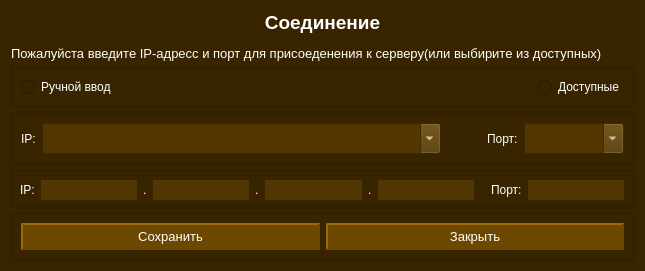
<?xml version="1.0" encoding="UTF-8"?>
<ui version="4.0">
 <class>DialogConnectTo</class>
 <widget class="QDialog" name="DialogConnectTo">
  <property name="geometry">
   <rect>
    <x>0</x>
    <y>0</y>
    <width>645</width>
    <height>269</height>
   </rect>
  </property>
  <property name="windowTitle">
   <string>Соединение</string>
  </property>
  <property name="styleSheet">
   <string notr="true">background-color: rgb(56, 37, 0); color: White;</string>
  </property>
  <layout class="QVBoxLayout" name="verticalLayout">
   <item>
    <widget class="QLabel" name="label">
     <property name="text">
      <string>&lt;html&gt;&lt;head/&gt;&lt;body&gt;&lt;p align=&quot;center&quot;&gt;&lt;span style=&quot; font-size:14pt; font-weight:600; color:#ffffff;&quot;&gt;Соединение&lt;/span&gt;&lt;/p&gt;&lt;p&gt;&lt;span style=&quot; font-size:10pt; color:#ffffff;&quot;&gt;Пожалуйста введите IP-адресс и порт для присоеденения к серверу(или выбирите из доступных)&lt;/span&gt;&lt;/p&gt;&lt;/body&gt;&lt;/html&gt;</string>
     </property>
    </widget>
   </item>
   <item>
    <widget class="QFrame" name="frame_choose">
     <property name="frameShape">
      <enum>QFrame::StyledPanel</enum>
     </property>
     <property name="frameShadow">
      <enum>QFrame::Raised</enum>
     </property>
     <layout class="QHBoxLayout" name="horizontalLayout_2">
      <item>
       <widget class="QRadioButton" name="radioButtonManual">
        <property name="text">
         <string>Ручной ввод</string>
        </property>
       </widget>
      </item>
      <item>
       <spacer name="horizontalSpacer_3">
        <property name="orientation">
         <enum>Qt::Horizontal</enum>
        </property>
        <property name="sizeHint" stdset="0">
         <size>
          <width>40</width>
          <height>20</height>
         </size>
        </property>
       </spacer>
      </item>
      <item>
       <widget class="QRadioButton" name="radioButtonDefault">
        <property name="text">
         <string>Доступные</string>
        </property>
       </widget>
      </item>
     </layout>
    </widget>
   </item>
   <item>
    <widget class="QFrame" name="frame_auto">
     <property name="frameShape">
      <enum>QFrame::StyledPanel</enum>
     </property>
     <property name="frameShadow">
      <enum>QFrame::Raised</enum>
     </property>
     <layout class="QHBoxLayout" name="horizontalLayout_3">
      <item>
       <widget class="QLabel" name="label_7">
        <property name="text">
         <string>IP:</string>
        </property>
       </widget>
      </item>
      <item>
       <widget class="QComboBox" name="comboBoxIPAUTO">
        <property name="sizePolicy">
         <sizepolicy hsizetype="Preferred" vsizetype="Maximum">
          <horstretch>112</horstretch>
          <verstretch>0</verstretch>
         </sizepolicy>
        </property>
        <property name="minimumSize">
         <size>
          <width>70</width>
          <height>0</height>
         </size>
        </property>
        <property name="sizeIncrement">
         <size>
          <width>65</width>
          <height>0</height>
         </size>
        </property>
        <property name="baseSize">
         <size>
          <width>30</width>
          <height>0</height>
         </size>
        </property>
        <property name="font">
         <font>
          <pointsize>14</pointsize>
         </font>
        </property>
        <property name="styleSheet">
         <string notr="true">background-color: rgb(83, 55, 0); color: White</string>
        </property>
        <property name="editable">
         <bool>true</bool>
        </property>
       </widget>
      </item>
      <item>
       <spacer name="horizontalSpacer_2">
        <property name="orientation">
         <enum>Qt::Horizontal</enum>
        </property>
        <property name="sizeHint" stdset="0">
         <size>
          <width>40</width>
          <height>20</height>
         </size>
        </property>
       </spacer>
      </item>
      <item>
       <widget class="QLabel" name="label_8">
        <property name="text">
         <string>Порт:</string>
        </property>
       </widget>
      </item>
      <item>
       <widget class="QComboBox" name="comboBoxPORTAUTO">
        <property name="sizePolicy">
         <sizepolicy hsizetype="Preferred" vsizetype="Maximum">
          <horstretch>0</horstretch>
          <verstretch>0</verstretch>
         </sizepolicy>
        </property>
        <property name="sizeIncrement">
         <size>
          <width>0</width>
          <height>0</height>
         </size>
        </property>
        <property name="font">
         <font>
          <pointsize>14</pointsize>
         </font>
        </property>
        <property name="styleSheet">
         <string notr="true">background-color: rgb(83, 55, 0); color: White</string>
        </property>
        <property name="editable">
         <bool>true</bool>
        </property>
       </widget>
      </item>
     </layout>
    </widget>
   </item>
   <item>
    <spacer name="verticalSpacer">
     <property name="orientation">
      <enum>Qt::Vertical</enum>
     </property>
     <property name="sizeHint" stdset="0">
      <size>
       <width>20</width>
       <height>40</height>
      </size>
     </property>
    </spacer>
   </item>
   <item>
    <widget class="QFrame" name="frame_IPManual">
     <property name="frameShape">
      <enum>QFrame::StyledPanel</enum>
     </property>
     <property name="frameShadow">
      <enum>QFrame::Raised</enum>
     </property>
     <layout class="QHBoxLayout" name="horizontalLayout_4">
      <property name="spacing">
       <number>6</number>
      </property>
      <property name="leftMargin">
       <number>8</number>
      </property>
      <property name="topMargin">
       <number>9</number>
      </property>
      <property name="rightMargin">
       <number>9</number>
      </property>
      <property name="bottomMargin">
       <number>6</number>
      </property>
      <item>
       <widget class="QLabel" name="label_6">
        <property name="text">
         <string>IP:</string>
        </property>
       </widget>
      </item>
      <item>
       <widget class="QLineEdit" name="lineEditONE">
        <property name="sizePolicy">
         <sizepolicy hsizetype="Expanding" vsizetype="Preferred">
          <horstretch>0</horstretch>
          <verstretch>0</verstretch>
         </sizepolicy>
        </property>
        <property name="styleSheet">
         <string notr="true">background-color: rgb(83, 55, 0); color: White; border: 0px;</string>
        </property>
       </widget>
      </item>
      <item>
       <widget class="QLabel" name="label_2">
        <property name="text">
         <string>.</string>
        </property>
       </widget>
      </item>
      <item>
       <widget class="QLineEdit" name="lineEditTWO">
        <property name="sizePolicy">
         <sizepolicy hsizetype="Expanding" vsizetype="Preferred">
          <horstretch>0</horstretch>
          <verstretch>0</verstretch>
         </sizepolicy>
        </property>
        <property name="styleSheet">
         <string notr="true">background-color: rgb(83, 55, 0); color: White; border: 0px;</string>
        </property>
       </widget>
      </item>
      <item>
       <widget class="QLabel" name="label_3">
        <property name="text">
         <string>.</string>
        </property>
       </widget>
      </item>
      <item>
       <widget class="QLineEdit" name="lineEditTHREE">
        <property name="sizePolicy">
         <sizepolicy hsizetype="Expanding" vsizetype="Preferred">
          <horstretch>0</horstretch>
          <verstretch>0</verstretch>
         </sizepolicy>
        </property>
        <property name="styleSheet">
         <string notr="true">background-color: rgb(83, 55, 0); color: White; border: 0px;</string>
        </property>
       </widget>
      </item>
      <item>
       <widget class="QLabel" name="label_4">
        <property name="text">
         <string>.</string>
        </property>
       </widget>
      </item>
      <item>
       <widget class="QLineEdit" name="lineEditFOUR">
        <property name="sizePolicy">
         <sizepolicy hsizetype="Expanding" vsizetype="Preferred">
          <horstretch>0</horstretch>
          <verstretch>0</verstretch>
         </sizepolicy>
        </property>
        <property name="styleSheet">
         <string notr="true">background-color: rgb(83, 55, 0); color: White; border: 0px;</string>
        </property>
       </widget>
      </item>
      <item>
       <spacer name="horizontalSpacer">
        <property name="orientation">
         <enum>Qt::Horizontal</enum>
        </property>
        <property name="sizeHint" stdset="0">
         <size>
          <width>21</width>
          <height>20</height>
         </size>
        </property>
       </spacer>
      </item>
      <item>
       <widget class="QLabel" name="label_5">
        <property name="text">
         <string>Порт:</string>
        </property>
       </widget>
      </item>
      <item>
       <widget class="QLineEdit" name="lineEditPORT">
        <property name="sizePolicy">
         <sizepolicy hsizetype="Expanding" vsizetype="Preferred">
          <horstretch>0</horstretch>
          <verstretch>0</verstretch>
         </sizepolicy>
        </property>
        <property name="styleSheet">
         <string notr="true">background-color: rgb(83, 55, 0); color: White; border: 0px;</string>
        </property>
       </widget>
      </item>
     </layout>
    </widget>
   </item>
   <item>
    <spacer name="verticalSpacer_2">
     <property name="orientation">
      <enum>Qt::Vertical</enum>
     </property>
     <property name="sizeHint" stdset="0">
      <size>
       <width>20</width>
       <height>40</height>
      </size>
     </property>
    </spacer>
   </item>
   <item>
    <widget class="QFrame" name="frameButtons">
     <property name="frameShape">
      <enum>QFrame::StyledPanel</enum>
     </property>
     <property name="frameShadow">
      <enum>QFrame::Raised</enum>
     </property>
     <layout class="QHBoxLayout" name="horizontalLayout">
      <item>
       <widget class="QPushButton" name="pushButtonSave">
        <property name="font">
         <font>
          <pointsize>10</pointsize>
         </font>
        </property>
        <property name="styleSheet">
         <string notr="true">QPushButton {background-color: rgb(107, 71, 0);color:White;border-style: outset;border-width: 2px;border-radius: 15px;border-color: rgb(107, 71, 0);padding: 4px;}
QPushButton:pressed {background-color: #382500;color: White;border-style: outset;border-width: 2px;border-radius: 15px;border-color: #241800;padding: 4px;}</string>
        </property>
        <property name="text">
         <string>Сохранить</string>
        </property>
       </widget>
      </item>
      <item>
       <widget class="QPushButton" name="pushButtonExit">
        <property name="font">
         <font>
          <pointsize>10</pointsize>
         </font>
        </property>
        <property name="styleSheet">
         <string notr="true">QPushButton {background-color: rgb(107, 71, 0);color:White;border-style: outset;border-width: 2px;border-radius: 15px;border-color: rgb(107, 71, 0);padding: 4px;}
QPushButton:pressed {background-color: #382500;color: White;border-style: outset;border-width: 2px;border-radius: 15px;border-color: #241800;padding: 4px;}</string>
        </property>
        <property name="text">
         <string>Закрыть</string>
        </property>
       </widget>
      </item>
     </layout>
    </widget>
   </item>
  </layout>
 </widget>
 <resources/>
 <connections>
  <connection>
   <sender>pushButtonExit</sender>
   <signal>clicked()</signal>
   <receiver>DialogConnectTo</receiver>
   <slot>close()</slot>
   <hints>
    <hint type="sourcelabel">
     <x>475</x>
     <y>235</y>
    </hint>
    <hint type="destinationlabel">
     <x>322</x>
     <y>134</y>
    </hint>
   </hints>
  </connection>
  <connection>
   <sender>radioButtonDefault</sender>
   <signal>clicked()</signal>
   <receiver>frame_auto</receiver>
   <slot>show()</slot>
   <hints>
    <hint type="sourcelabel">
     <x>585</x>
     <y>85</y>
    </hint>
    <hint type="destinationlabel">
     <x>322</x>
     <y>135</y>
    </hint>
   </hints>
  </connection>
  <connection>
   <sender>radioButtonManual</sender>
   <signal>clicked()</signal>
   <receiver>frame_IPManual</receiver>
   <slot>show()</slot>
   <hints>
    <hint type="sourcelabel">
     <x>62</x>
     <y>85</y>
    </hint>
    <hint type="destinationlabel">
     <x>322</x>
     <y>185</y>
    </hint>
   </hints>
  </connection>
  <connection>
   <sender>radioButtonDefault</sender>
   <signal>clicked()</signal>
   <receiver>frame_IPManual</receiver>
   <slot>hide()</slot>
   <hints>
    <hint type="sourcelabel">
     <x>585</x>
     <y>85</y>
    </hint>
    <hint type="destinationlabel">
     <x>322</x>
     <y>185</y>
    </hint>
   </hints>
  </connection>
  <connection>
   <sender>radioButtonManual</sender>
   <signal>clicked()</signal>
   <receiver>frame_auto</receiver>
   <slot>hide()</slot>
   <hints>
    <hint type="sourcelabel">
     <x>62</x>
     <y>85</y>
    </hint>
    <hint type="destinationlabel">
     <x>322</x>
     <y>135</y>
    </hint>
   </hints>
  </connection>
 </connections>
</ui>
